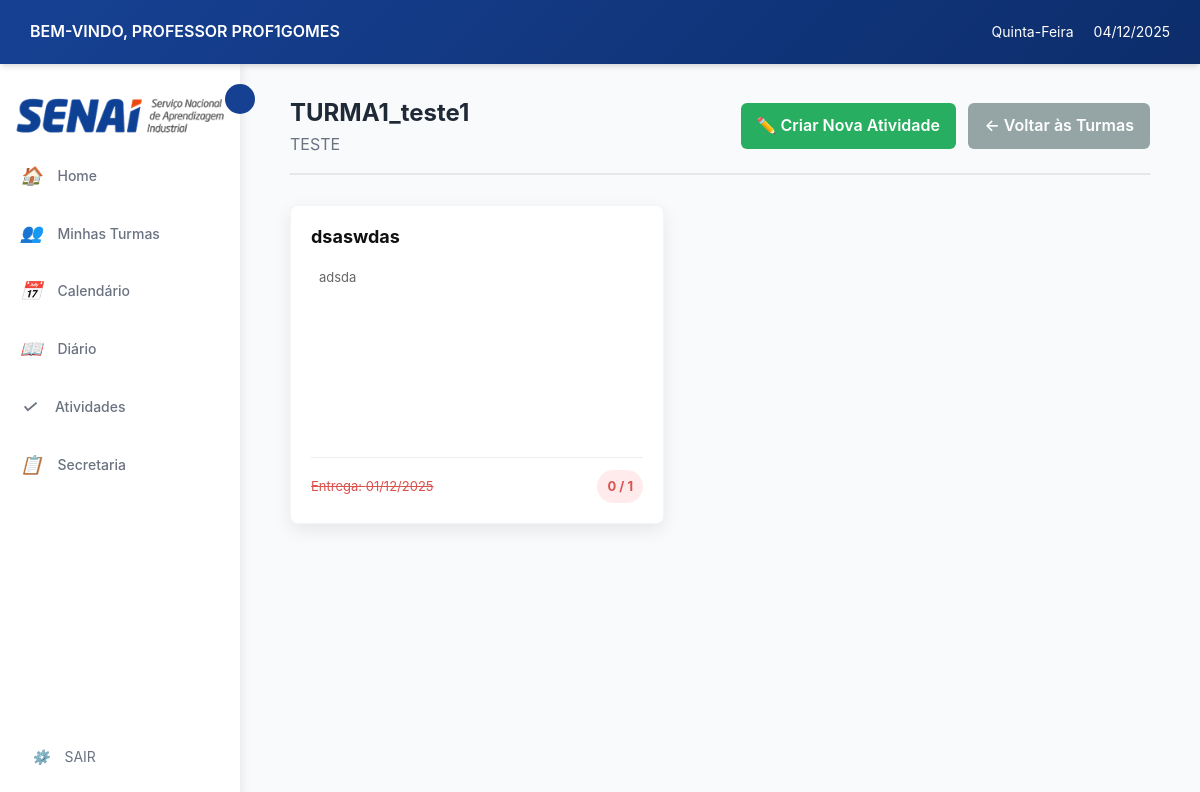
Page /professor/turma/1/atividades/ (signed in) on the earlier database version.
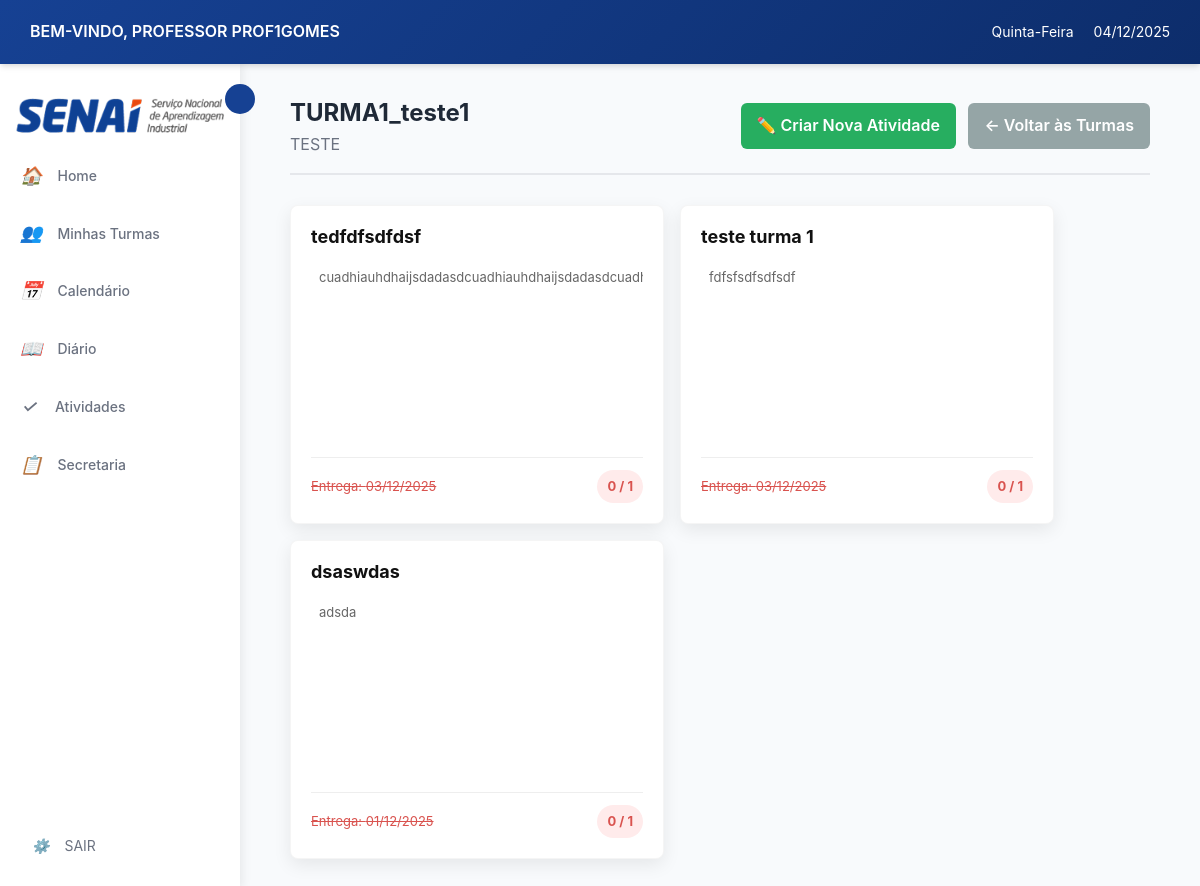
Same page on the later database version.
### atividades/models.py (models this page shows)
class Atividade(models.Model):
    TIPO_ARQUIVO = [
        ('pdf', 'PDF'),
        ('doc', 'DOC'),
        ('docx', 'DOCX'),
        ('imagem', 'Imagem'),
        ('outro', 'Outro'),
    ]
    atividade_id = models.AutoField(primary_key=True)
    turma = models.ForeignKey('cursos.Turma', on_delete=models.CASCADE)
    tipo = models.ForeignKey(TipoAtividade, on_delete=models.SET_NULL, null=True, blank=True) # Novo campo
    titulo = models.CharField(max_length=200)
    descricao = models.TextField(blank=True, null=True)
    tipo_material = models.CharField(max_length=10, choices=TIPO_ARQUIVO, blank=True, null=True)
    url_material = models.URLField(blank=True, null=True)
    arquivo = models.FileField(upload_to='atividades_files/', blank=True, null=True)
    data_entrega = models.DateTimeField(blank=True, null=True)
    class Meta:
        db_table = 'Atividades'

### professor/views.py (the view)
# urls.py: path('turma/<int:turma_id>/atividades/', views.listar_atividades, name='listar_atividades'),
@login_required
@professor_required
def listar_atividades(request, turma_id):
    professor = Professor.objects.get(usuario=request.user)
    turma = get_object_or_404(Turma, turma_id=turma_id, professor=professor)
    atividades = Atividade.objects.filter(turma=turma).order_by('-atividade_id')
    atividades_info = []
    total_alunos = Matricula.objects.filter(turma=turma).count()
    for atividade in atividades:
        entregues_qs = AtividadeEntregue.objects.filter(atividade=atividade)
        entregues_count = entregues_qs.count()
        hoje = timezone.now().date()
        data_entrega = None
        if atividade.data_entrega:
            if isinstance(atividade.data_entrega, datetime.datetime):
                data_entrega = atividade.data_entrega.date()
            else:
                data_entrega = atividade.data_entrega
        atrasada = data_entrega and data_entrega < hoje
        atividades_info.append({
            'atividade': atividade,
            'entregues_count': entregues_count,
            'total_alunos': total_alunos,
            'atrasada': atrasada,      # <- adicionamos isso
        })
    context = {
        'turma': turma,
        'atividades_info': atividades_info
    }
    return render(request, 'professor/listar_atividades.html', context)

### professor/templates/professor/listar_atividades.html (shortened to what this page needs)
{% extends 'professor/base.html' %}
{% load static %}
{% block content %}
<div class="dashboard-container">
    <div class="content-header" style="display: flex; justify-content: space-between; align-items: center; ">
        <div class="content">
            <h2>{{ turma.nome }}</h2>
            <p class="text-muted">{{ turma.curso.descricao }}</p>
        </div>
        <div>
            <a href="{% url 'atividades:adicionar_atividade' %}?turma={{ turma.turma_id }}" class="btn-primary-green">
                ✏️ Criar Nova Atividade
            </a>
            <a href="{% url 'professor:turmas_por_curso' turma.curso.id %}" class="btn-secondary-gray">
                ← Voltar às Turmas
            </a>
        </div>
    </div>
    {% if atividades_info %}
    <div class="atividades-container">
        {% for info in atividades_info %}
        {% with atividade=info.atividade %}
        <a href="{% url 'professor:atividade_detalhe' turma.turma_id atividade.atividade_id %}" class="atividade-card-link">
            <div class="atividade-card">
                <div class="atividade-card-top">
                    <h3 class="atividade-card-titulo">{{ atividade.titulo }}</h3>
                    <p class="atividade-card-descricao">{{ atividade.descricao }}</p>
                </div>
                <div class="atividade-card-bottom">
                    <small class="atividade-card-data {% if info.atrasada %}data-atrasada{% endif %}">
                        Entrega: {% if atividade.data_entrega %}{{ atividade.data_entrega|date:"d/m/Y" }}{% else %}—{% endif %}
                    </small>
                    <span class="atividade-card-badge {% if info.atrasada %}badge-atrasada{% endif %}">
                        {{ info.entregues_count }} / {{ info.total_alunos }}
                    </span>
                </div>
            </div>
        </a>
        {% endwith %}
        {% endfor %}
    </div>
    {% endif %}
</div>
{% endblock %}

Differences in the rows shown:
added Atividade: atividade.titulo "tedfdfsdfdsf", atividade.descricao "cuadhiauhdhaijsdadasdcuadhiauhdhaijsdadasdc…", atividade.data_entrega "03/12/2025", entregues_count "0", total_alunos "1"
added Atividade: atividade.titulo "teste turma 1", atividade.descricao "fdfsfsdfsdfsdf", atividade.data_entrega "03/12/2025", entregues_count "0", total_alunos "1"
